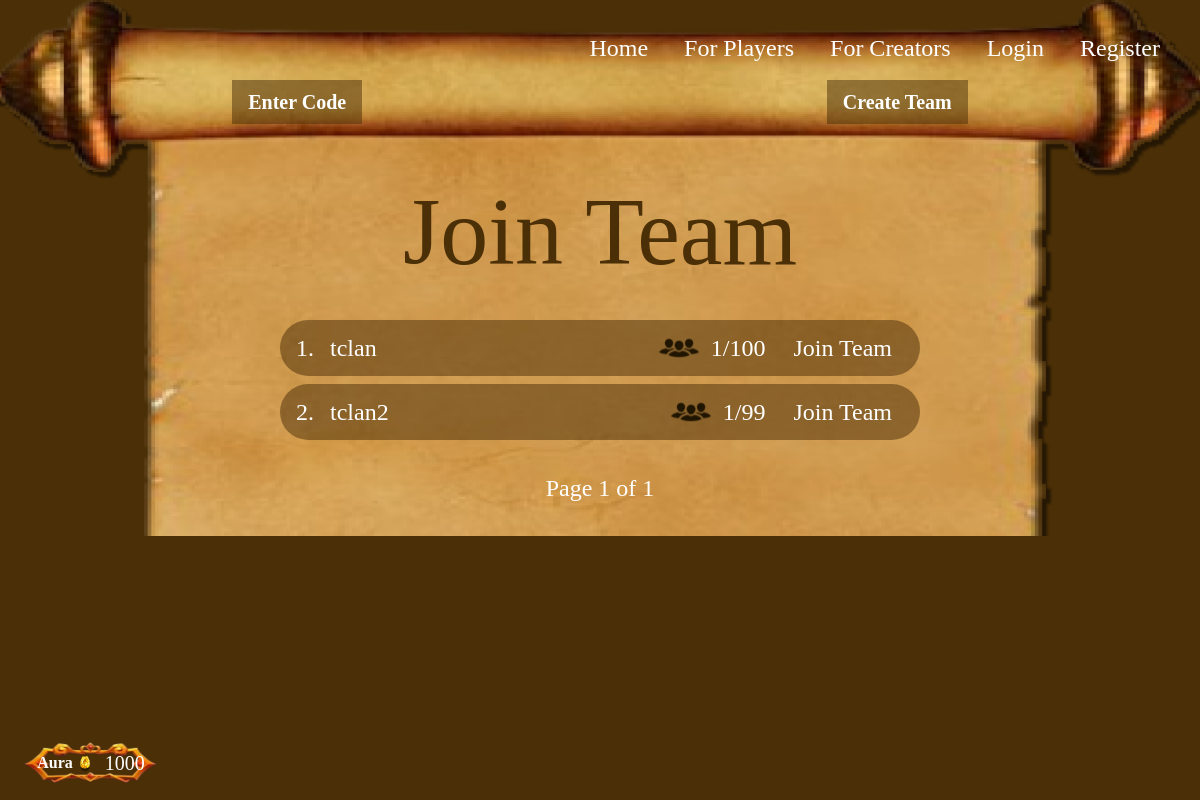
The page /clans/1 (signed in) on the database as committed earlier.
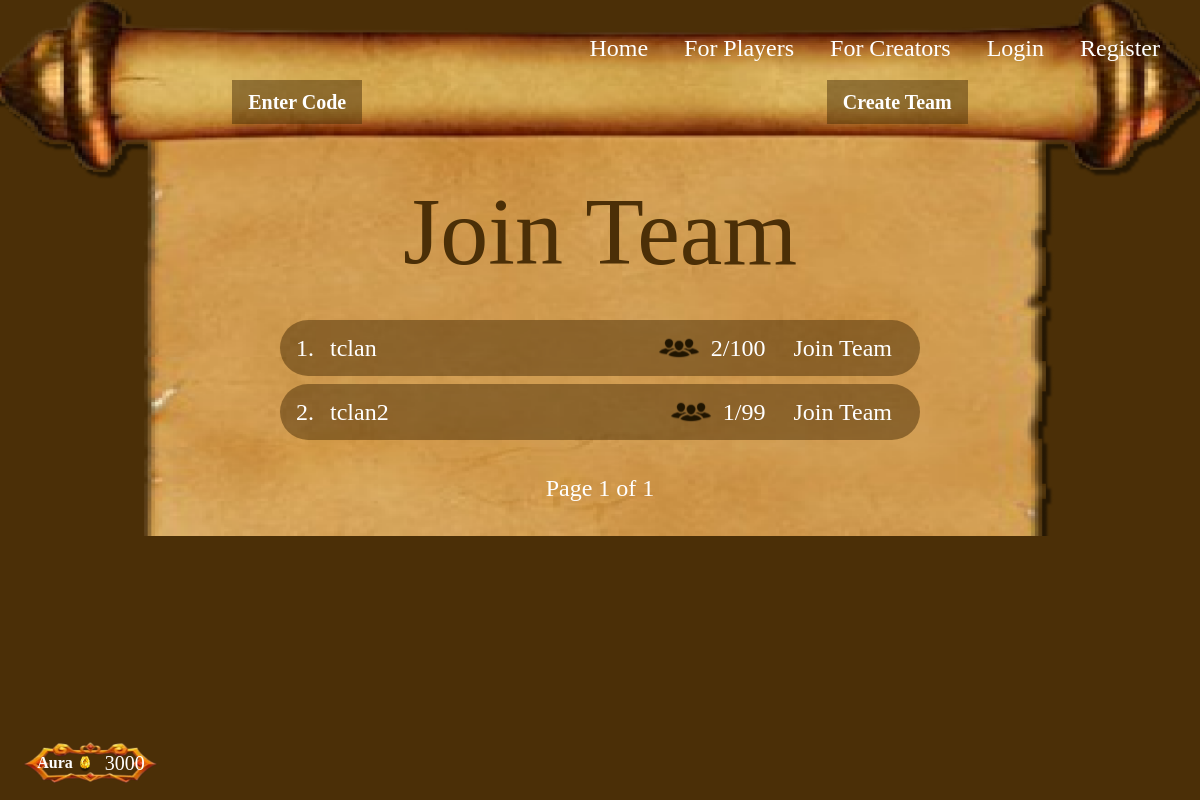
The same page on the database as committed later.
### Tool/models.py (models this page shows, shortened)
class User(db.Model, UserMixin):
    __tablename__ = 'users'
    id = db.Column(db.Integer, primary_key=True)
    username = db.Column(db.String(50), unique=True, nullable=False)
    email = db.Column(db.String(120), unique=True, nullable=False)
    password = db.Column(db.String(255), nullable=False)
    gems = db.Column(db.Integer, default=3000)
    success_rate = db.Column(db.Float, default=0.0)
    cases_solved = db.Column(db.Integer, default=0)
    profile_pic = db.Column(db.String(255), default='../static/img/user/default.png')  # Path or URL to profile picture
    name = db.Column(db.String(100))
    age = db.Column(db.Integer)
    height = db.Column(db.Integer)  # Height in cm
    dob = db.Column(db.Date)
    about = db.Column(db.Text)
    clues_accessed = db.relationship('ClueAccess', backref='user', lazy=True, cascade="all, delete-orphan")

### app.py (the view)
@app.route('/clans/<cid>')
def clans(cid):
    clans = Clan.query.filter_by(case_id = cid).all()
    print(clans)
    clans_clean = []
    for clan in clans:
        clans_clean.append({
            'id' : clan.id,
            'name' : clan.name,
            'members' : f'{len(clan.users)}/{clan.max_users}',
            'code' : clan.room_code
        })
    return render_template('clans.html', cid = cid, clans = clans, clans_clean = clans_clean)

### Tool/models.py (called while the page is built)
@login_manager.user_loader
def load_user(user_id):
    return User.query.get(user_id)

### Tool/templates/clans.html (shortened to what this page needs)
{% extends 'base.html' %}
{% block content %}
  <main class="relative grid place-items-center bg-cover bg-top bg-no-repeat mx-auto" style="background-image: url(../static/img/assets/clan\ bg.png);">
    <div class="flex absolute top-[5rem] w-full justify-around">
      <button onclick="openDialog()" class="btn text-center text-white text-xl px-4 py-2 font-bold tracking-[0.25] transition-colors" style="background-color: rgba(75, 47, 7, 0.5);">Enter Code</button>
      <a href="{{ url_for('create_clan', cid = cid) }}" class="btn text-center text-white text-xl px-4 py-2 font-bold tracking-[0.25]" style="background-color: rgba(75, 47, 7, 0.5);">Create Team</a>
    </div>
    <div class="mt-40 w-full pb-8">
      <div class="flex gap-16 items-center justify-center">
        <h1 class="text-[96px] text-[#4B2F07]">Join Team</h1>
      </div>
      <div id="teamList" class="max-w-2xl text-2xl mx-auto p-4 space-y-2">
      </div>
      <div class="flex justify-center mt-4 text-white text-2xl">
        <span id="pageTracker">Page 1 of 1</span>
      </div>
    </div>
  </main>
{% endblock %}

### Tool/templates/base.html (shortened to what this page needs)
<!DOCTYPE html>
<html lang="en">
<head>
    <script src="https://cdn.tailwindcss.com"></script>
</head>
<body class="bg-[#4b2f07] min-h-screen font-gregeanbush relative overflow-x-hidden">
    <nav class="relative z-10 md:top-6 w-full">
        <div class="hidden md:flex justify-end space-x-1 text-xl lg:text-2xl absolute right-6">
            <a href="#home" class="text-white hover:text-gray-300 px-4 py-2">Home</a>
            <a href="#about" class="text-white hover:text-gray-300 px-4 py-2">For Players</a>
            <a href="#services" class="text-white hover:text-gray-300 px-4 py-2">For Creators</a>
            <a href="#contact" class="text-white hover:text-gray-300 px-4 py-2">Login</a>
            <a href="#contact" class="text-white hover:text-gray-300 px-4 py-2">Register</a>
        </div>
    </nav>
    {% block content %}
    {% endblock %}
    {% if current_user.is_authenticated and request.endpoint not in ['home', 'login' , 'register', 'vid_multi', 'vid_single'] %}
    <footer class="fixed bottom-4 left-4 bg-no-repeat bg-contain z-[100]" style="background-image: url('{{ url_for('static', filename='img/assets/gems_box.png') }}'); width: 150px; height: 50px; background-size: 100% 100%;">
        <a href="">
            <div class="flex items-center justify-center h-full mt-1">
                <p class="font-semibold text-white">Aura</p>
                <img src="{{ url_for('static', filename='img/assets/gems.png') }}" class="w-6 h-6 mr-2">
                <span class="text-xl text-white hatolie">
                    {{ current_user.gems }}
                </span>
            </div>
        </a>
    </footer>
    {% endif %}
</body>
</html>

Rows that differ between the two databases and show on the page:
changed User: gems "1000" → "3000"
Other text that changed with them:
text written by a page script: "1. tclan 1/100 Join Team 2. tclan2 1/99 Join Team" → "1. tclan 2/100 Join Team 2. tclan2 1/99 Join Team"
